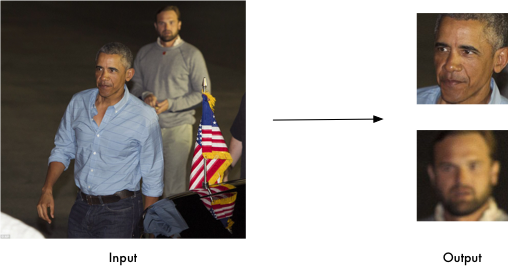
#> input picture wiki.jpg, 508 x 268 px
$ python opencv.py
#> lines starting #> are read from the running program, lines starting #| are printed output that depends on the picture
import numpy as np
import cv2 as cv
from matplotlib import pyplot as plt

img = cv.imread('wiki.jpg', 0)
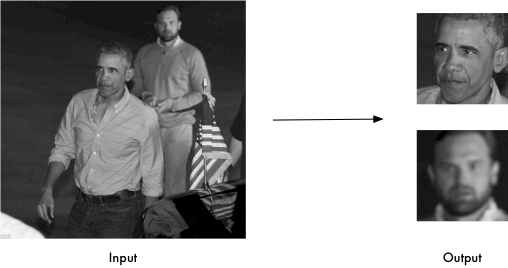
#> img: shape (268, 508); min 0, max 255, mean 156.2

hist, bins = np.histogram(img.flatten(), 256, [0,256])
#> hist = 256 values, max 59770 at index 255, min 0 at index 37, mean 531.8; bins = 257 values from 0 to 256

cdf = hist.cumsum()
#> cdf = 256 values from 2087 to 136144
cdf_normalized = cdf*float(hist.max())/cdf.max()
#> cdf_normalized = 256 values from 916.2 to 59770

plt.plot(cdf_normalized, color = 'b')
plt.hist(img.flatten(),256,[0,256], color = 'r')
plt.xlim([0,256])
plt.legend(('cdf','histogram'), loc = 'upper left')
plt.show()
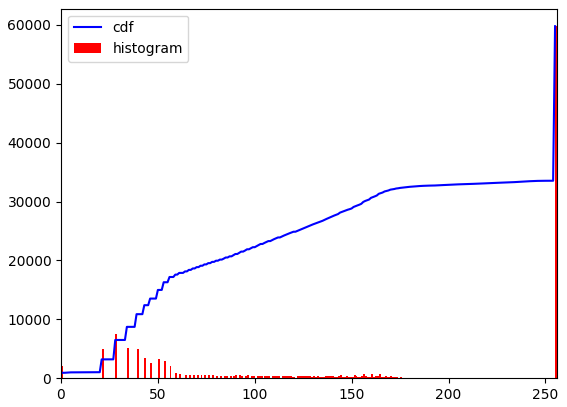
#> figure drawn by matplotlib, 1 panel; tallest bar 59770 high, from x = 255 to 256; curve peaks at x = 255, y = 59770
